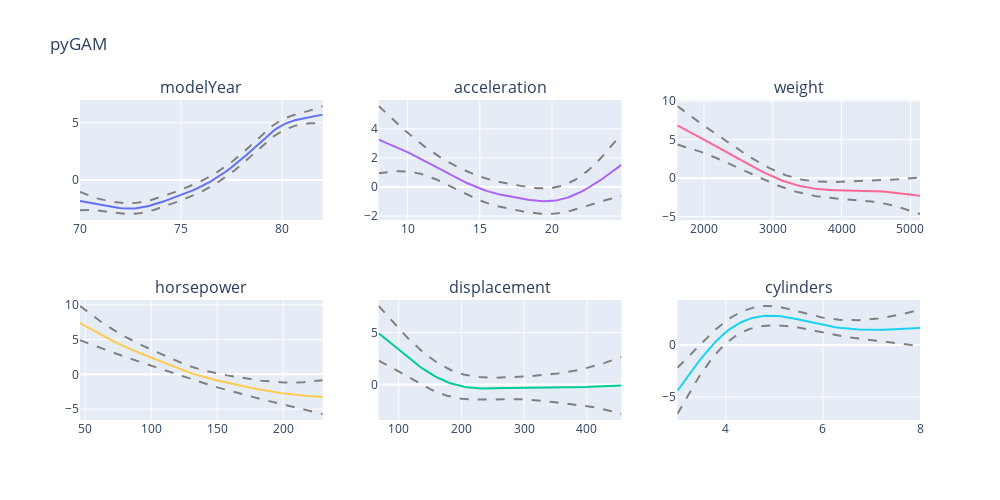

The cell this chart's notebook holds for it:
### Markdown cell above
In this case, our model has nothing to do with time-series analysis, but we will still be able to create a nice GAM. We can also create GAMs that combine time series patterns as well as other types of factors using `pyGAM`, and can use more varied data types as we do so.

### Code cell
titles = ['modelYear', 'acceleration', 'weight', 'horsepower', 'displacement','cylinders']

x = data[titles]
y = data['mpg']

# Creating a factor for cylinders since it is not continuous like the other information
gam = LinearGAM(s(0) + s(1) + s(2) + s(3) + s(4) + s(5))
gam = gam.gridsearch(x.values, y)

# Create the subplots in a single-row grid
fig = tools.make_subplots(rows=2, cols=3, subplot_titles=titles)
# Dictate the size of the figure, title, etc.
fig['layout'].update(height=500, width=1000, title='pyGAM', showlegend=False)

# Loop over the titles, and create the corresponding figures
for i, title in enumerate(titles):
    # Create the grid over which to estimate the effect of parameters
    XX = gam.generate_X_grid(term=i)
    # Calculate the value and 95% confidence intervals for each parameter
    # This will become the expected effect on the dependent variable for a given value of x
    pdep, confi = gam.partial_dependence(term=i, width=.95)
    
    # Create the effect and confidence interval traces (there are 3 total)
    trace = go.Scatter(x=XX[:,i], y=pdep, mode='lines', name='Effect')
    ci1 = go.Scatter(x = XX[:,i], y=confi[:,0], line=dict(dash='dash', color='grey'), name='95% CI')
    ci2 = go.Scatter(x = XX[:,i], y=confi[:,1], line=dict(dash='dash', color='grey'), name='95% CI')

    if i<3:
        fig.append_trace(trace, 1, i+1)
        fig.append_trace(ci1, 1, i+1)
        fig.append_trace(ci2, 1, i+1)
    else:
        fig.append_trace(trace, 2, i-2)
        fig.append_trace(ci1, 2, i-2)
        fig.append_trace(ci2, 2, i-2)

#Plot the figure
py.iplot(fig)
